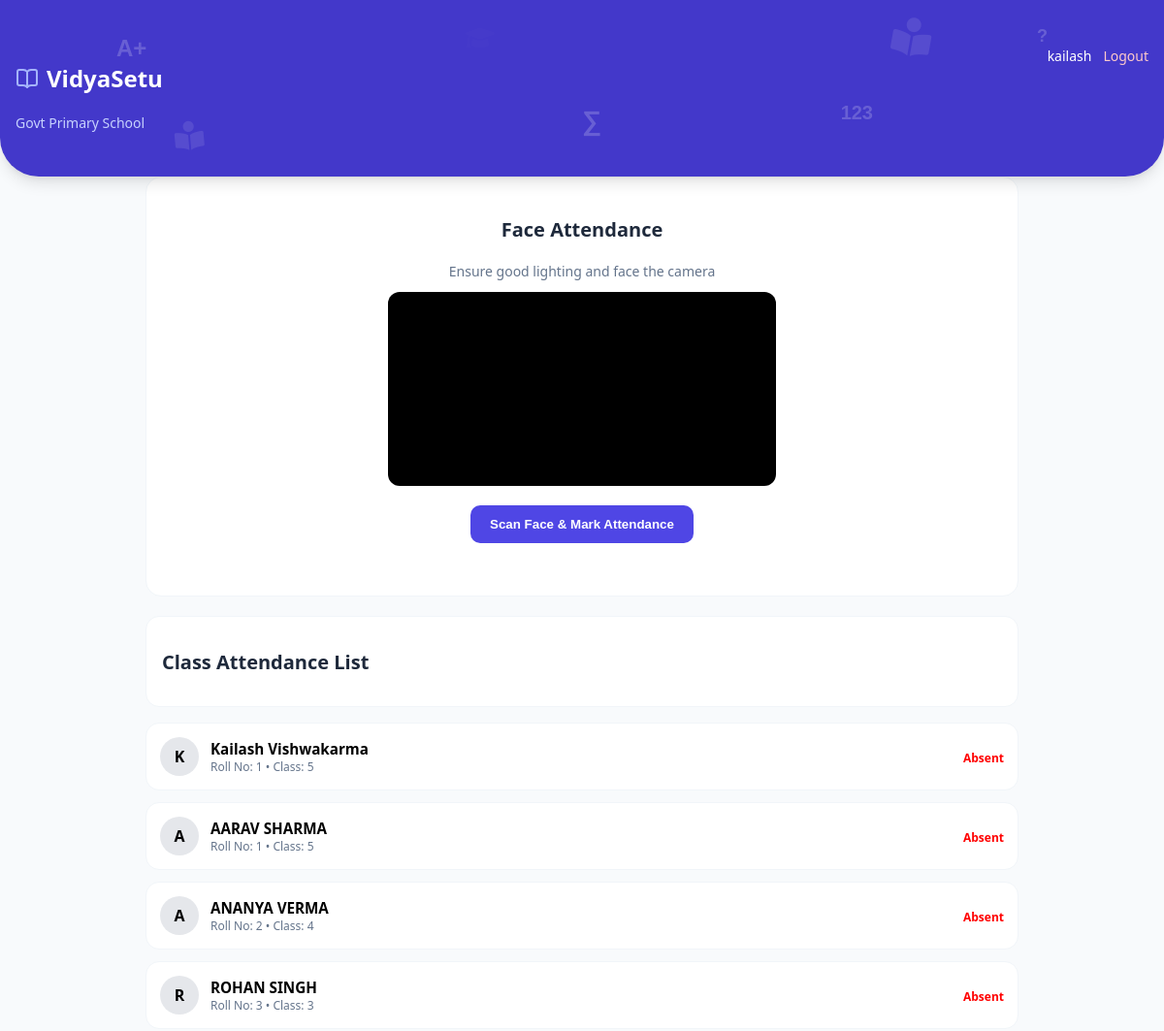
Page /attendance/ (signed in, upper part) on the earlier database version.
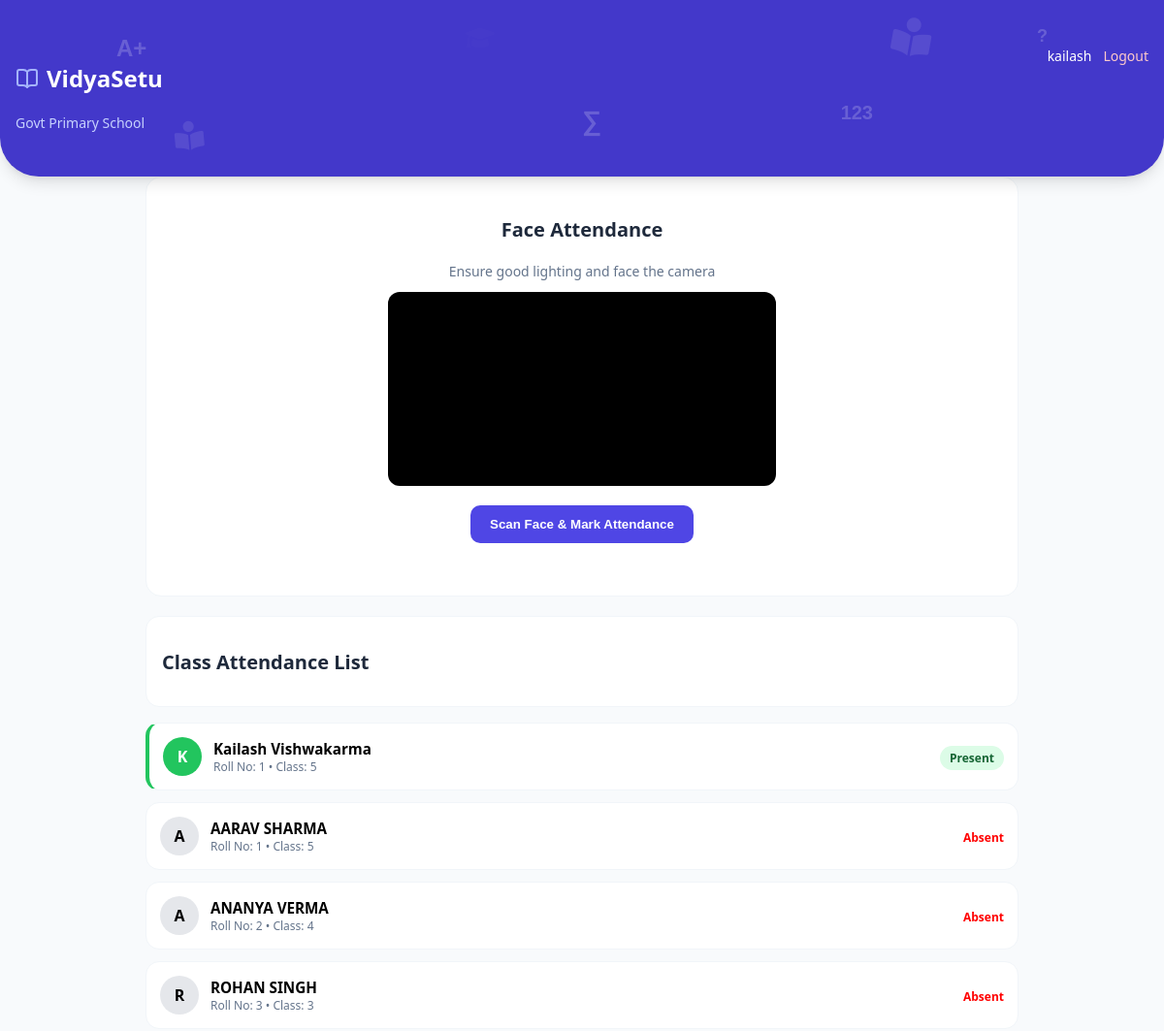
Same page on the later database version.
### student/models.py (models this page shows, shortened)
class Student(models.Model):
    first_name = models.CharField(max_length=100)
    last_name = models.CharField(max_length=100)
    clas = models.PositiveIntegerField()
    roll = models.PositiveIntegerField()
    address = models.CharField(max_length=200)
    guard = models.CharField(max_length=100)
    mobile = models.CharField(max_length=10, unique=True)
    dob = models.DateField(null=True, blank=True)
    student_img = models.ImageField(upload_to='student_faces/', null=True, blank=True)
    last_present = models.DateField(null=True, blank=True)

### project/views.py (the view)
# urls.py: path('attendance/',views.attendance,name='attendance'),
@login_required(login_url='login')
def attendance(request):
    students = Student.objects.all()
    if request.user.username == "shrey":
        students = students.filter(clas__icontains=5)
    elif request.user.username == "Khushboo":
        students = students.filter(clas__icontains=4)
    elif request.user.username == 'Aman':
        students = students.filter(clas__icontains=3)
    if request.method == "GET":
        clas_search = request.GET.get('classsearch')
        name_search = request.GET.get('namesearch')
        if clas_search:
            students = students.filter(clas__icontains=clas_search)
        if name_search:
            students = students.filter(first_name__icontains=name_search)
    student_list = []
    today = timezone.now().date()
    for s in students:
        status = 'absent'
        if s.last_present == today:
            status = 'present'
        full_name = f"{s.first_name} {s.last_name}"
        student_list.append({
            'student': s,
            'name': full_name,
            'roll': s.roll,
            'clas': s.clas,
            'status': status
        })
    return render(request, 'attendance.html', {'students': student_list})

### templates/attendance.html (shortened to what this page needs)
<!DOCTYPE html>
<html lang="en">
<head>
</head>
<body>
{% include 'header.html' %}
<div class="page-container">
    <div class="camera-section">
        <h3 class="header-title">Face Attendance</h3>
        <p class="header-subtitle">Ensure good lighting and face the camera</p>
        <video id="video-feed" autoplay playsinline></video>
        <br>
        <button id="capture-btn" class="btn-capture">
            Scan Face & Mark Attendance
        </button>
        <div id="scan-status"></div>
    </div>
    <div class="header-card">
        <h2 class="header-title">Class Attendance List</h2>
    </div>
    <div id="student-list-container">
        {% for item in students %}
        <div class="student-card {% if item.status == 'present' %}is-present{% endif %}"
             id="student-card-{{ item.student.id }}">
            <div class="card-row">
                <div class="student-profile">
                    <div class="avatar {% if item.status == 'present' %}present{% endif %}">
                        {{ item.name|slice:":1" }}
                    </div>
                    <div>
                        <h4 class="student-name">{{ item.name }}</h4>
                        <p class="student-details">
                            Roll No: {{ item.roll }} • Class: {{ item.clas }}
                        </p>
                    </div>
                </div>
                <div>
                    {% if item.status == 'present' %}
                        <span class="badge-verified">Present</span>
                    {% else %}
                        <span style="color:red; font-size:0.75rem; font-weight:bold;">
                            Absent
                        </span>
                    {% endif %}
                </div>
            </div>
        </div>
        {% endfor %}
    </div>
</div>
</body>
</html>

### templates/header.html (shortened to what this page needs)
<link href="https://cdnjs.cloudflare.com/ajax/libs/font-awesome/6.0.0/css/all.min.css" rel="stylesheet">
<header class="tiger-hdr">
    <div class="animation-layer">
        <div class="school-symbol sym-1">A+</div>
        <div class="school-symbol sym-2">123</div>
        <div class="school-symbol sym-3">∑</div>
        <div class="school-symbol sym-4">?</div>
        <i class="fa-solid fa-book-open-reader reader-icon reader-1" style="--r: 10deg"></i>
        <i class="fa-solid fa-book-reader reader-icon reader-2" style="--r: -5deg"></i>
        <i class="fa-solid fa-graduation-cap reader-icon reader-3" style="--r: 15deg"></i>
    </div>
    <div class="tiger-hdr-box">
        <div class="tiger-hdr-brand">
            <h1 class="tiger-hdr-title">
                <i data-lucide="book-open" class="tiger-hdr-icon"></i>
                VidyaSetu
            </h1>
            <p class="tiger-hdr-subtitle">
                Govt Primary School
            </p>
        </div>
        <div class="tiger-hdr-auth">
            {% if user.is_authenticated %}
                <span>{{ user.username }}</span>
                <a href="{% url 'logout' %}" class="tiger-hdr-link logout">
                    Logout
                </a>
            {% else %}
                <a href="{% url 'login' %}" class="tiger-hdr-link">
                    Login
                </a>
            {% endif %}
        </div>
    </div>
</header>

### templates/attendance.html (style rules this page uses)
body { margin: 0; font-family: system-ui, -apple-system, BlinkMacSystemFont, sans-serif; background: #f8fafc; }
.page-container { max-width: 900px; margin: auto; }
.header-title { font-size: 1.25rem; font-weight: 700; color: #1e293b; }
.header-subtitle { font-size: 0.875rem; color: #64748b; margin-bottom: 12px; }
.camera-section { background: white; padding: 20px; border-radius: 16px; margin-bottom: 20px; text-align: center; border: 1px solid #f1f5f9; }
#video-feed { width: 100%; max-width: 400px; border-radius: 12px; background: #000; margin-bottom: 15px; transform: scaleX(-1); }
.btn-capture { background-color: #4f46e5; color: white; padding: 12px 20px; border-radius: 10px; border: none; cursor: pointer; font-weight: bold; }
#scan-status { margin-top: 10px; font-weight: 600; min-height: 24px; }
.header-card { background: white; padding: 16px; border-radius: 14px; border: 1px solid #f1f5f9; margin-bottom: 16px; }
.student-card { background: white; padding: 14px; border-radius: 14px; border: 1px solid #f1f5f9; margin-bottom: 12px; }
.student-card.is-present { border-left: 4px solid #22c55e; }
.card-row { display: flex; justify-content: space-between; align-items: center; }
.student-profile { display: flex; align-items: center; gap: 12px; }
.avatar { width: 40px; height: 40px; border-radius: 50%; display: flex; align-items: center; justify-content: center; font-weight: bold; background: #e5e7eb; }
.avatar.present { background: #22c55e; color: white; }
.student-name { margin: 0; font-size: 0.95rem; font-weight: 600; }
.student-details { margin: 0; font-size: 0.75rem; color: #64748b; }
.badge-verified { background: #dcfce7; color: #166534; font-size: 0.75rem; padding: 4px 10px; border-radius: 999px; font-weight: 700; }

### templates/header.html (style rules this page uses)
.tiger-hdr { background-color: #4338ca; color: white; padding: 48px 16px 32px; border-bottom-left-radius: 2.5rem; border-bottom-right-radius: 2.5rem; box-shadow: 0 10px 15px -3px rgba(0,0,0,.1), 0 4px 6px -2px rgba(0,0,0,.05); position: relative; overflow: hidden; }
.tiger-hdr-box { display: flex; justify-content: space-between; align-items: flex-start; position: relative; z-index: 10; }
.tiger-hdr-brand { display: flex; flex-direction: column; cursor: default; }
.tiger-hdr-title { font-size: 1.5rem; font-weight: 700; display: flex; align-items: center; gap: 8px; }
.tiger-hdr-subtitle { font-size: 0.875rem; margin-top: 4px; color: #c7d2fe; }
.tiger-hdr-icon { color: #a5b4fc; transition: color 0.3s; }
.tiger-hdr-auth { display: flex; align-items: center; gap: 12px; font-size: 14px; }
.tiger-hdr-link { color: #e0e7ff; text-decoration: none; transition: color 0.2s; }
.tiger-hdr-link.logout { color: #fecaca; }
.animation-layer { position: absolute; top: 0; left: 0; width: 100%; height: 100%; pointer-events: none; z-index: 1; }
.school-symbol { position: absolute; color: rgba(255, 255, 255, 0.2); font-family: 'Comic Sans MS', 'Chalkboard SE', sans-serif; font-weight: bold; z-index: 0; animation: fadeFloat 6s ease-in-out infinite; }
.sym-1 { top: 20%; left: 10%; font-size: 24px; animation-delay: 0s; }
.sym-2 { bottom: 30%; right: 25%; font-size: 20px; animation-delay: 2s; }
.sym-3 { top: 60%; left: 50%; font-size: 28px; animation-delay: 4s; }
.sym-4 { top: 15%; right: 10%; font-size: 18px; animation-delay: 1s; }
.reader-icon { position: absolute; color: rgba(255, 255, 255, 0.1); font-size: 40px; z-index: 0; animation: float 4s ease-in-out infinite; }
.reader-1 { top: 10%; right: 20%; animation-delay: 0s; transform: rotate(10deg); }
.reader-2 { bottom: 15%; left: 15%; animation-delay: 1.5s; font-size: 30px; transform: rotate(-5deg); }
.reader-3 { top: 15%; left: 40%; animation-delay: 2.5s; font-size: 24px; opacity: 0.15; }

### templates/footer.html (style rules this page uses)
body { padding-bottom: 85px !important; }

Differences in the rows shown:
changed Student (number 1 of 4 on the later page): text "Absent" → "Present"
